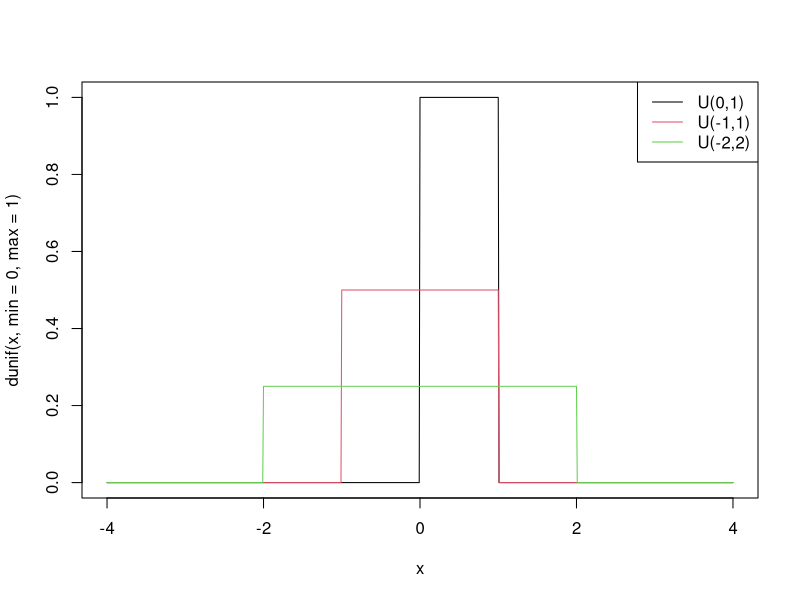
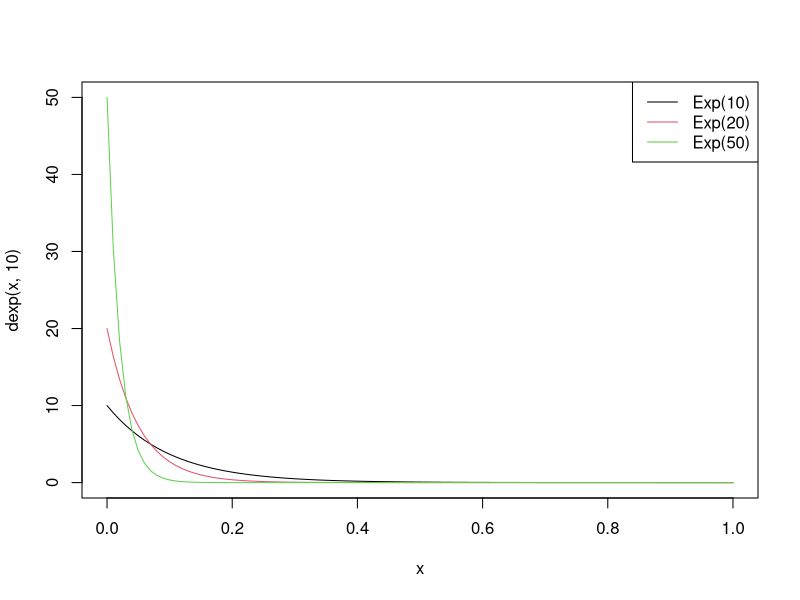
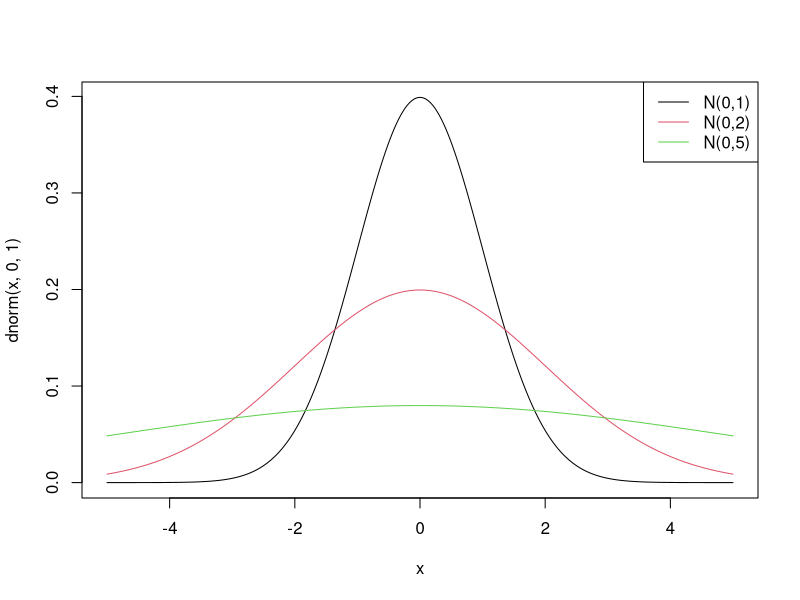
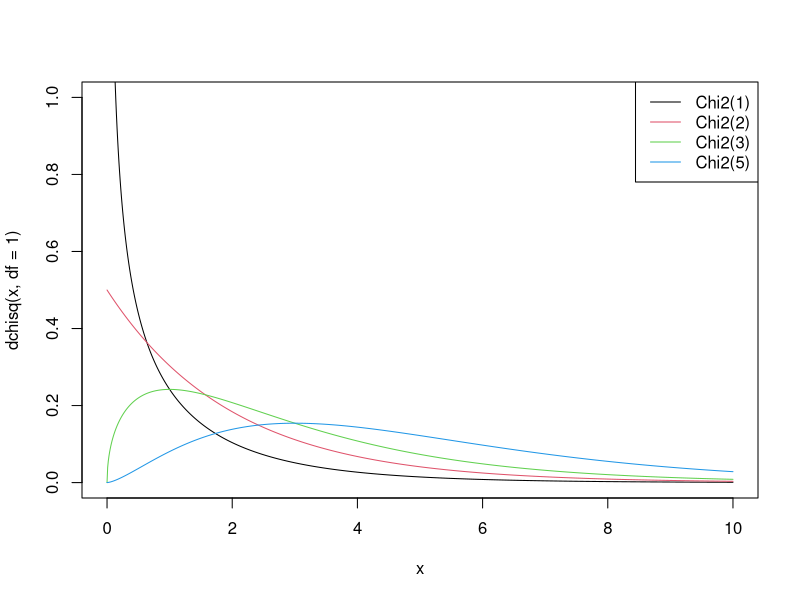
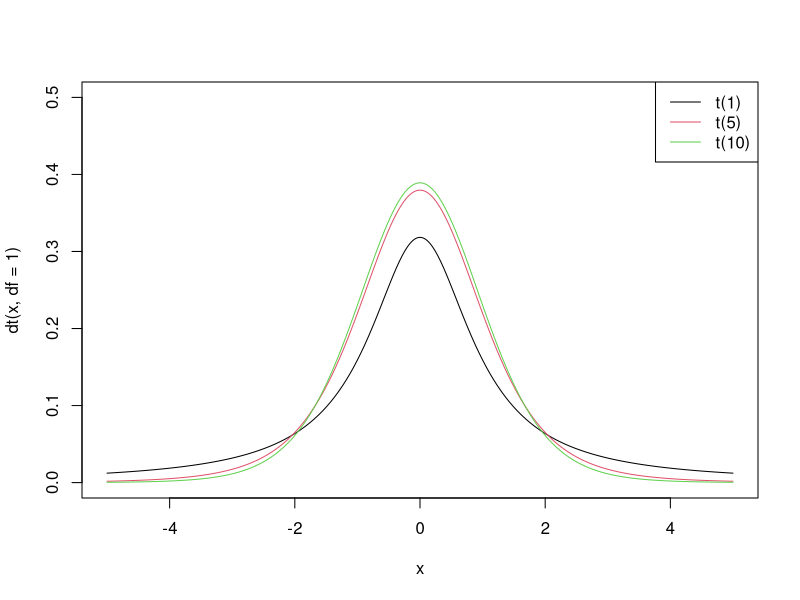
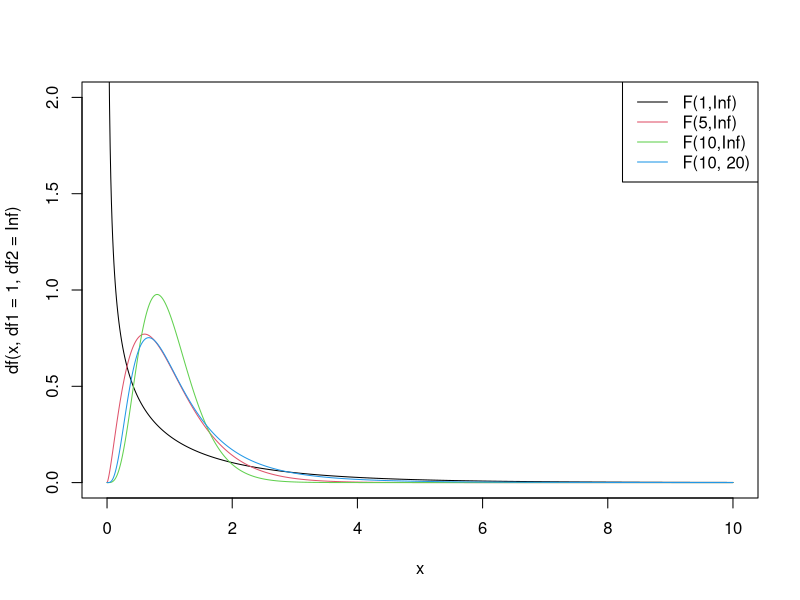
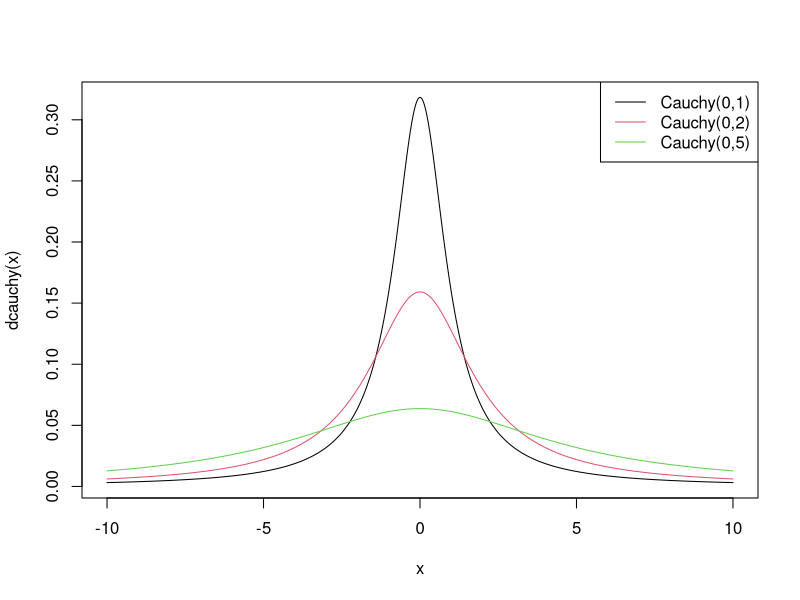
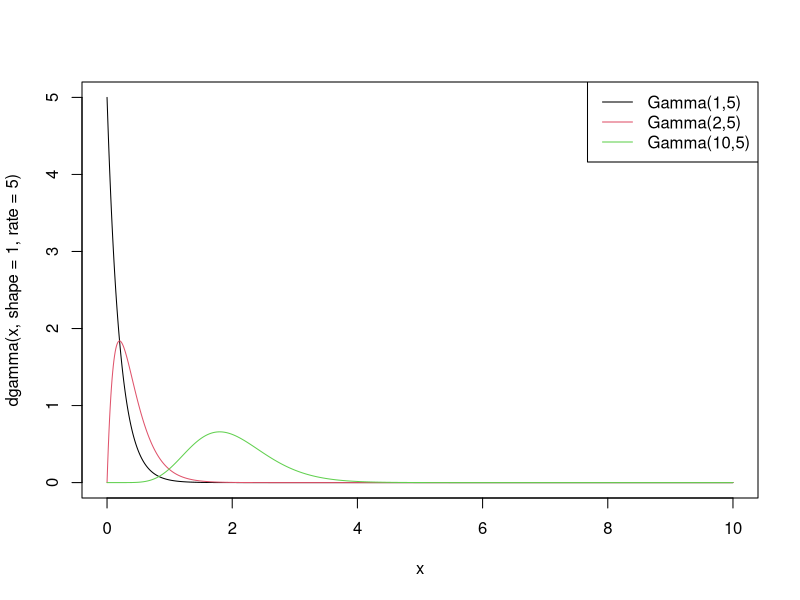

Reproduce these figures in R, in order.
## ---- chunk 1
(d <- dnorm(0))
(q <- pnorm(0))
qnorm(q) # median
## ---- chunk 2
k <- 5
p <- 0.5
dbinom(k,1,p) # ~ Ber(p)
## ---- chunk 3
p <- 0.5
n <- 10
k <- 5
dbinom(k,n,p) # ~ Binom(n,p)
## ---- chunk 4
l <- 5
k <- 10
dpois(k,l) # ~ Pois(l)
## ---- chunk 5
p <- 0.5
k <- 5
dgeom(k,p) # ~ Geom(p)
t <- 5 # trials
dgeom(t - 1,p)
rgeom(5,p) + 1
## ---- chunk 6
p <- 0.5
k <- 5
r <- 2
dnbinom(k,r,p) # ~ NegBin(r,p)
dnbinom(k,1,p) # = dgeom(k,p)
t <- 5 # trials
dnbinom(t - r,r,p)
rnbinom(5,r,p)+r
## ---- chunk 7
N <- 10 # total balls
r <- 4 # red
n <- 7 # picked
k <- 5 # can we cant k red, with n picks
dhyper(k, r, N - r, n) # ~ Hyper()
## ---- chunk 8
k <- c(2,3,3,4)
(n <- sum(k))
p <- c(0.30,0.25,0.20,0.25)
dmultinom(k,prob=p) # ~ Multi(n, p1, ... , pr )
dbinom(k[1], n, p[1]) # each k1 is binonimal
## ---- chunk 9
x <- seq(-4,4,0.01)
plot(x, dunif(x,min=0,max=1), type="l") # ~ Unif(min, max)
lines(x, dunif(x,min=-1,max=1), type="l", col=2) 
lines(x, dunif(x,min=-2,max=2), type="l", col=3) 
legend("topright", legend=c("U(0,1)", "U(-1,1)", "U(-2,2)"), lwd=1, col=1:3)
## ---- chunk 10
x <- seq(0,1,0.01)
plot(x, dexp(x, 10), type="l", ylim = c(0, 50)) # ~ Exp(lambda)
lines(x, dexp(x, 20), type="l", col=2)
lines(x, dexp(x, 50), type="l", col=3)
legend("topright", legend=c("Exp(10)", "Exp(20)", "Exp(50)"), lwd=1, col=1:3)
## ---- chunk 11
x <- seq(-5,5,0.01)
plot(x, dnorm(x, 0, 1), type="l") # ~ Norm(mu, sigma)
lines(x, dnorm(x, 0, 2), type="l", col=2)
lines(x, dnorm(x, 0, 5), type="l", col=3)
legend("topright", legend=c("N(0,1)", "N(0,2)", "N(0,5)"), lwd=1, col=1:3)
# Binom(n,p) ~ Norm(np, sqrt(np(1-p))), continuity correction (a-0.5, b+0.5)
## ---- chunk 12
x <- seq(0,10,0.01)
plot(x, dchisq(x, df=1), type="l", ylim=c(0,1)) 
lines(x, dchisq(x, df=2), type="l", col=2) 
lines(x, dchisq(x, df=3), type="l", col=3) 
lines(x, dchisq(x, df=5), type="l", col=4)
legend("topright", legend=c("Chi2(1)", "Chi2(2)", "Chi2(3)", "Chi2(5)"), lwd=1, col=1:4)
## ---- chunk 13
x <- seq(-5,5,0.01)
plot(x, dt(x, df=1), type="l", ylim=c(0,0.5))
lines(x, dt(x, df=5), type="l", col=2) 
lines(x, dt(x, df=10), type="l", col=3) 
legend("topright", legend=c("t(1)", "t(5)", "t(10)"), lwd=1, col=1:3)
## ---- chunk 14
x <- seq(0,10,0.01)
plot(x, df(x, df1=1, df2=Inf), type="l", ylim=c(0,2))
lines(x, df(x, df1=5, df2=Inf), type="l", col=2)
lines(x, df(x, df1=10, df2=Inf), type="l", col=3)
lines(x, df(x, df1=10, df2=10), type="l", col=4)
legend("topright", legend=c("F(1,Inf)", "F(5,Inf)", "F(10,Inf)", "F(10, 20)"), lwd=1, col=1:4)
## ---- chunk 15
x <- seq(-10,10,0.01)
plot(x, dcauchy(x), type="l")
lines(x, dcauchy(x, scale=2), type="l", col=2)
lines(x, dcauchy(x, scale=5), type="l", col=3)
legend("topright", legend=c("Cauchy(0,1)", "Cauchy(0,2)", "Cauchy(0,5)"), lwd=1, col=1:3)
## ---- chunk 16
x <- seq(0,10,0.01)
plot(x, dgamma(x,shape=1,rate=5), type="l") #~ Gamma(n, lambda)
lines(x, dgamma(x,shape=2,rate=5), type="l", col=2)
lines(x, dgamma(x,shape=10,rate=5), type="l", col=3)
legend("topright", legend=c("Gamma(1,5)", "Gamma(2,5)", "Gamma(10,5)"), lwd=1, col=1:3)

# nth occurrence is the sum of n interarrival times each with ~Exp(lambda)
# (number of arrivals N in interval is ~Pois(lambda) = poisson process)
# simulate gamma with sum of dexp
s <- replicate(10000,sum(rexp(100,5)))
hist(s,prob=T)
curve(dgamma(x,100,5),0,100,add=T)
## ---- chunk 17
x <- seq(0,1,0.01)
plot(x, dbeta(x,1,1), type="l", ylim=c(0,4))
lines(x, dbeta(x,1,2), type="l", col=2)
lines(x, dbeta(x,2,2), type="l", col=3)
lines(x, dbeta(x,5,10), type="l", col=4)
legend("topright", legend=c("B(1,1)", "B(1,2)", "B(2,2)", "B(5,10)"), lwd=1, col=1:4)
